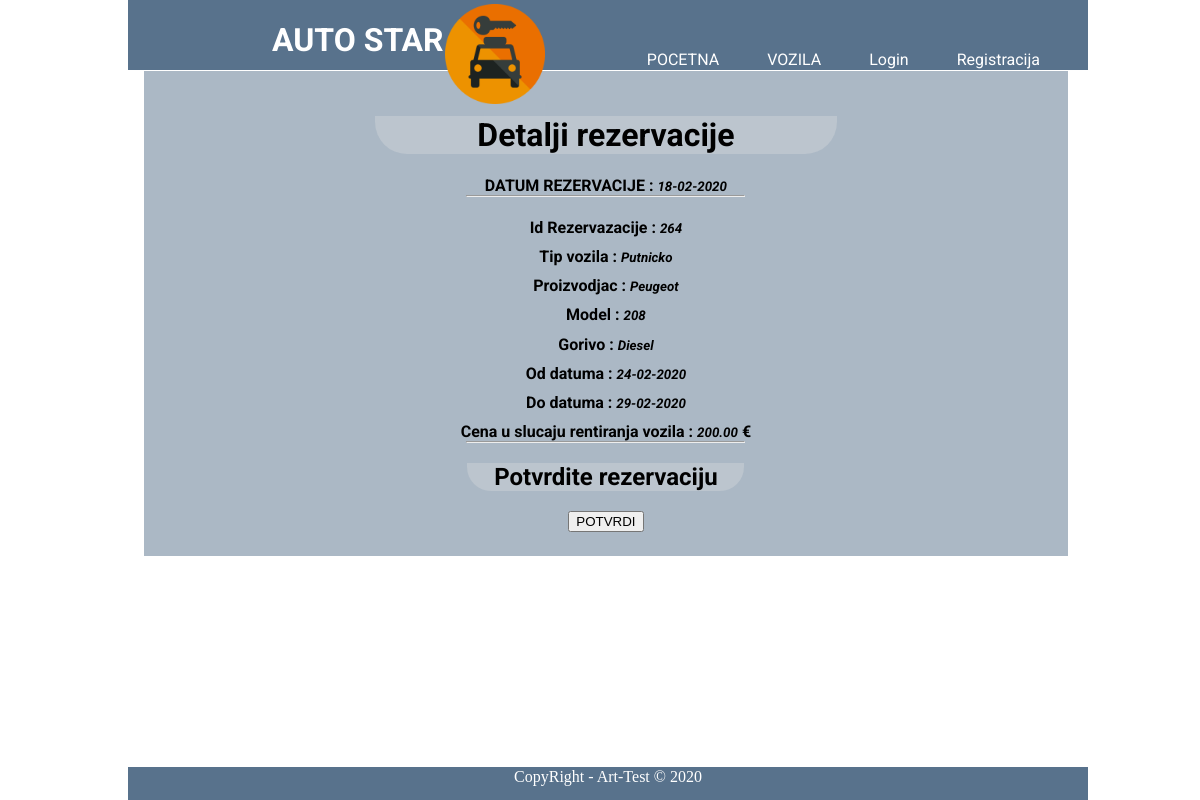
Page /reservation.detail.admin.php?id=264 (signed in) on the committed database.
### tables this page shows
CREATE TABLE `rezervacije` (
  `id_rezervacije` int(11) NOT NULL,
  `ime` varchar(255) NOT NULL,
  `prezime` varchar(255) NOT NULL,
  `username` varchar(255) NOT NULL,
  `email` varchar(255) NOT NULL,
  `telefon` varchar(255) NOT NULL,
  `id_vozila` int(11) NOT NULL,
  `tip` varchar(255) NOT NULL,
  `proizvodjac` varchar(255) NOT NULL,
  `model` varchar(255) NOT NULL,
  `gorivo` varchar(255) NOT NULL,
  `od_datuma` date NOT NULL,
  `do_datuma` date NOT NULL,
  `datum_rezervacije` date NOT NULL,
  `ukupna_cena` decimal(10,2) NOT NULL,
  `potvrda` int(1) NOT NULL
);

### reservation.detail.admin.php (the view, shortened to what this page needs)
<?php require 'includes/header.php';?>
<?php
  require 'config/dbConnect.php';
  $sql = "SELECT * FROM rezervacije WHERE id_rezervacije = {$_GET['id']}";
  $result = mysqli_query($conn,$sql);
 ?>
<div class="container" style="padding-top:2%;padding-bottom:2%;">
  <?php if(isset($_SESSION['admin'])): ?>
  <h1 class="login-header" style="width:50%;margin-left:25%;">Detalji rezervacije</h1>
  <?php while($row = mysqli_fetch_assoc($result)):
    $od_datuma = $row['od_datuma'];
    $od_format = date_create($od_datuma);
    $od=date_format($od_format, 'd-m-Y');
    $do_datuma = $row['do_datuma'];
    $do_format = date_create($do_datuma);
    $do=date_format($do_format, 'd-m-Y');
    $datum = $row['datum_rezervacije'];
    $datum_format = date_create($datum);
    $datumF=date_format($datum_format, 'd-m-Y');
    ?>
    <div class="reserve-detail">
      <h4 style="margin-bottom:-2%;">DATUM REZERVACIJE  :  <?php echo "<i><small>$datumF</small></i>" ?></h4>
      <hr width=50% style="margin-top:2%;">
      <h4 style="margin-bottom:-2%;">Id Rezervazacije :  <?php echo "<i><small>$row[id_rezervacije]</small></i>" ?></h4>
      <h4 style="margin-bottom:-2%;">Tip vozila :  <?php echo "<i><small>$row[tip]</small></i>" ?></h4>
      <h4 style="margin-bottom:-2%;">Proizvodjac :  <?php echo "<i><small>$row[proizvodjac]</small></i>" ?></h4>
      <h4 style="margin-bottom:-2%;">Model :  <?php echo "<i><small>$row[model]</small></i>" ?></h4>
      <h4 style="margin-bottom:-2%;">Gorivo :  <?php echo "<i><small>$row[gorivo]</small></i>" ?></h4>
      <h4 style="margin-bottom:-2%;">Od datuma :  <?php echo "<i><small>$od</small></i>" ?></h4>
      <h4 style="margin-bottom:-2%;">Do datuma :  <?php echo "<i><small>$do</small></i>" ?></h4>
      <h4 style="margin-bottom:-2%;">Cena u slucaju rentiranja vozila :  <?php echo "<i><small>$row[ukupna_cena]</small></i>" ?> €</h4>
      <hr width=50% style="margin-top:2%;">
      <h2 class="login-header" style="width:50%;margin-left:25%;">Potvrdite rezervaciju</h2>
      <form action="reservation.detail.admin.php" method="post">
        <?php if(isset($_SESSION['admin'])): ?>
        <input type="submit" name="potvrdi" value="POTVRDI">
        <?php endif ?>
      </form>
    </div>
<?php endwhile ?>
<?php endif ?>
</div>
<?php require 'includes/footer.php';?>

### css/style.css (style rules this page uses)
.container { width: 78%; height: 50%; margin-left: 11.5%; margin-top: 6%; background-color: rgba(88, 114, 140,0.5); }
.login-header { text-align: center; font-family: 'Roboto', sans-serif; background-color: rgba(225,225,225,0.3); border-bottom-left-radius: 1em; border-bottom-right-radius: 1em; }
.reserve-detail { width: 60%; margin-left: 20%; text-align: center; font-family: 'Roboto', sans-serif; }

### rows in the picture
rezervacije: datum_rezervacije "18-02-2020", id_rezervacije "264", tip "Putnicko", proizvodjac "Peugeot", model "208", gorivo "Diesel", od_datuma "24-02-2020", do_datuma "29-02-2020", ukupna_cena "200.00"
